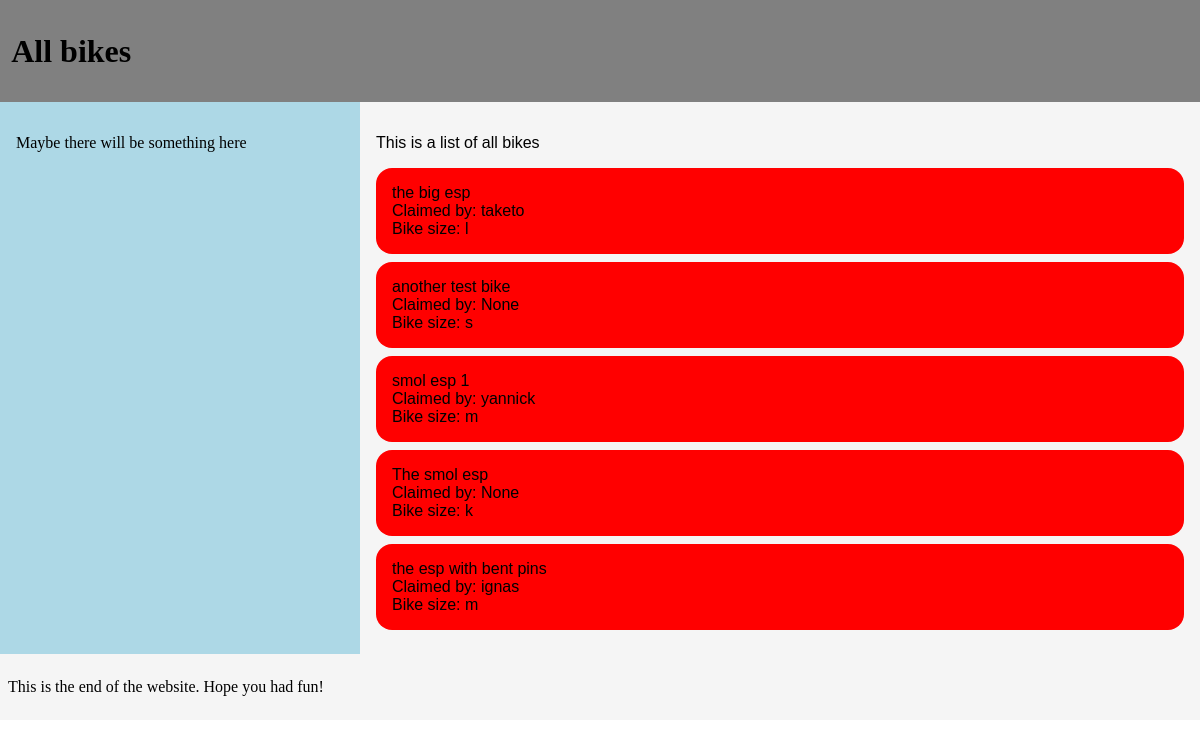
The page / on the database its author committed.
### boards/models.py (models this page shows)
class Bike(models.Model):
    macAddress = models.TextField(max_length=17)
    name = models.TextField(max_length=100)
    isClaimed = models.BooleanField(default=False)
    claimedBy = models.ForeignKey(settings.AUTH_USER_MODEL, on_delete=models.CASCADE) # this woudl be the key of the person claiming
    onCampus = models.BooleanField(default=True)
    size = models.TextField(max_length=1)
    needsRepair = models.BooleanField(default=False)
    lastContactWithServer = models.DateTimeField(datetime.now())
    def __str__(self) -> str:
        return self.name
    def updateLastContactWithServer(self):
        now = datetime.now(pytz.utc)
        print(now - self.lastContactWithServer)
        if now - self.lastContactWithServer > timedelta(seconds=mySettings.BIKE_OFF_CAMPUS_TIME_LIMIT): # how to make this seconds??
            print(self.name + " bike off campus")
            self.onCampus = False
        self.save()

### boards/views.py (the view)
# urls.py: path('', views.bike_list, name='bike_list'),
def bike_list(request):
    otherBikes = Bike.objects.all()
    for bike in otherBikes:
        bike.updateLastContactWithServer()
    bikes = Bike.objects.order_by("-onCampus") # order the bikes with off-campus-bikes at the bottom
    return render(request,"boards/bike_list.html", {"bikes": bikes})

### boards/templates/boards/bike_list.html (shortened to what this page needs)
<!DOCTYPE html>
<html lang="en">
<head>
</head>
<body>
    <div class="container">
        <header>
            <h1>
                All bikes
            </h1>
        </header>
        <div class="content-container">
            <aside class="left">
                <p> Maybe there will be something here</p>
            </aside>
            <section class="main-content">
                <p>
                    This is a list of all bikes
                </p>
                <div class="bike-list-container">
                    {% for bike in bikes %}
                        {% if bike.onCampus %}
                        <li class="bike_onCampus">
                            {{bike.name}}
                            <br>
                            Claimed by: {{bike.claimedBy}}
                            <br>
                            Bike size: {{bike.size}}
                            <br>
                        </li>
                        {% else %}
                        <li class="bike_offCampus">
                            {{bike}}
                            <br>
                            Claimed by: {{bike.claimedBy}}
                            <br>
                            Bike size: {{bike.size}}
                            <br>
                        </li>
                        {% endif %}
                    {% endfor %}
                </div>
            </section>
        </div>
        <footer>
            <p>
                This is the end of the website. Hope you had fun!
            </p>
        </footer>
    </div>
</body>
</html>

### boards/templates/boards/bike_list.html (style rules this page uses)
html { overflow-x: hidden; overflow-y: scroll; }
* { box-sizing: border-box; }
body { width: 100%; height: 100vh; margin: 0; padding: 0; }
.container { display: flex; flex-direction: column; justify-content: space-between; background-color: tomato; }
header { padding: .7rem; background-color: grey; height: 10%; }
.content-container { display: flex; flex-direction: row; flex-wrap: wrap; background-color: crimson; height: 80%; }
.main-content { padding: 1rem; width: 70%; background-color: whitesmoke; font-family: Arial, Helvetica, sans-serif; }
.left { padding: 1rem; width: 30%; background-color: lightblue; order: -1; }
footer { padding: .5rem; background-color: whitesmoke; height: 10%; }
.bike_offCampus { background-color: red; border-radius: 1rem; padding: 1rem; margin-top: 0.5rem; margin-bottom: 0.5rem; list-style: none; transition: .4s; animation: slide-in-right 1s none; }

### rows shown on the page
Bike: name "the big esp", claimedBy "taketo", size "l"
Bike: name "another test bike", claimedBy "None", size "s"
Bike: name "smol esp 1", claimedBy "yannick", size "m"
Bike: name "The smol esp", claimedBy "None", size "k"
Bike: name "the esp with bent pins", claimedBy "ignas", size "m"
